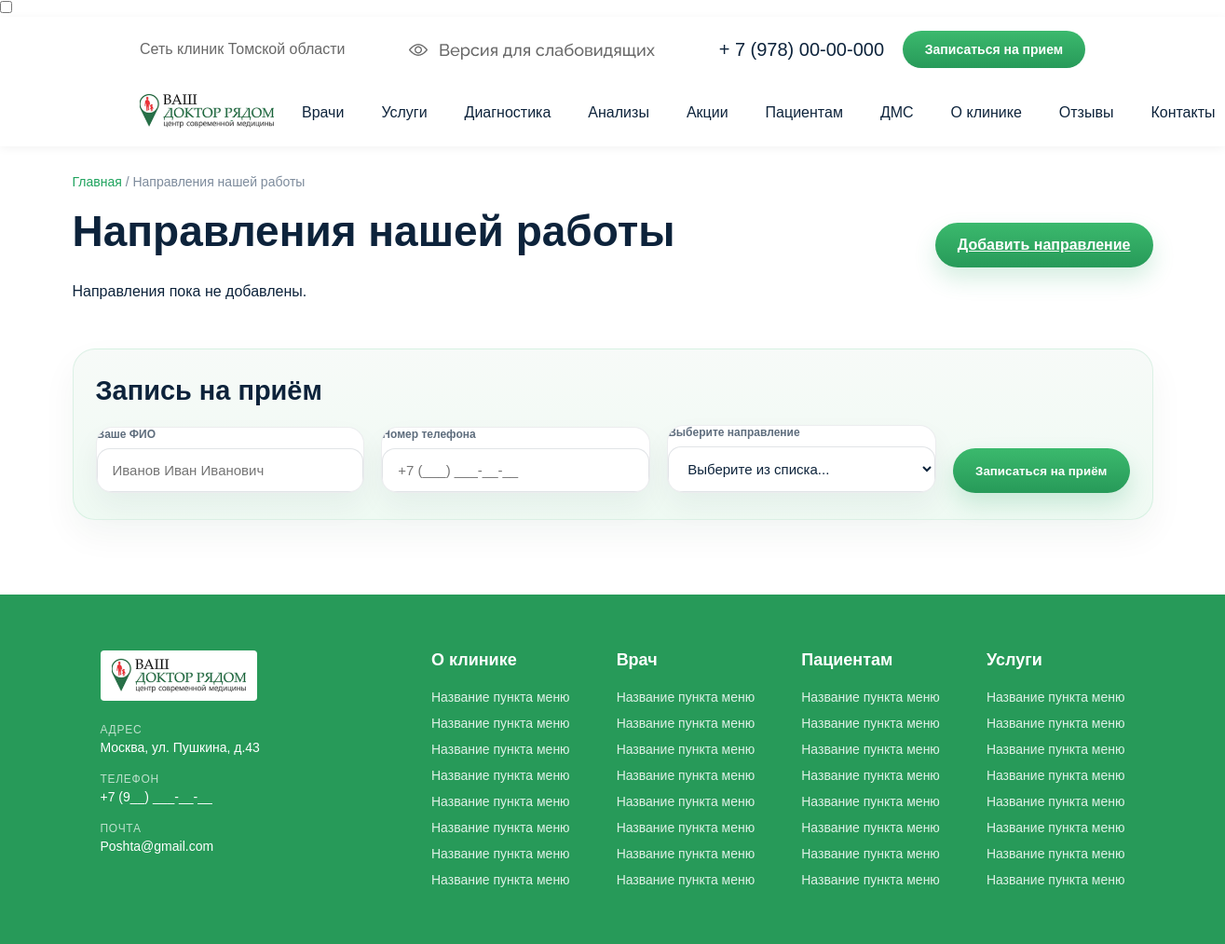
/services/, run on an earlier commit of the app's database.
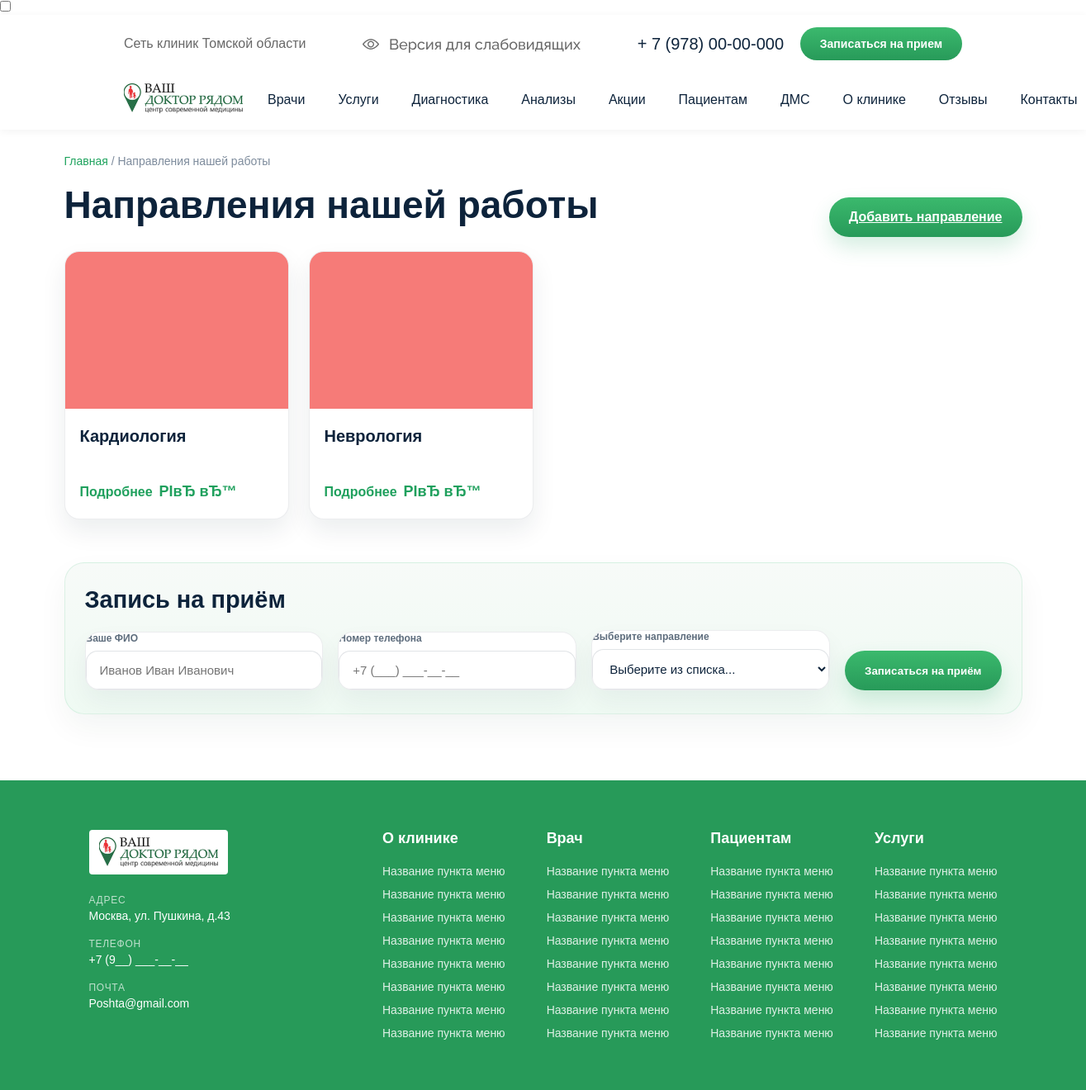
And on a later commit of the database.
### clinic/models.py (models this page shows, shortened)
class ServiceDirection(models.Model):
    title = models.CharField('Название направления', max_length=150)
    image = models.ImageField('Изображение', upload_to='services/')
    link_url = models.URLField('Ссылка/URL', max_length=200, blank=True, default='')
    class Meta:
        verbose_name = 'Направление работы'
        verbose_name_plural = 'Направления нашей работы'
        ordering = ['title']

### clinic/views.py (the view, shortened to what this page needs)
# urls.py: path('services/', ServiceDirectionListView.as_view(), name='services_list'),
class ServiceDirectionListView(ListView):
    model = ServiceDirection
    template_name = 'services.html'
    context_object_name = 'services'

### templates/services.html (shortened to what this page needs)
{% extends "base.html" %}
{% load static %}
{% block content %}
<div class="wrap">
    <div class="crumbs">
        <a href="/">Главная</a> / <span>Направления нашей работы</span>
    </div>
    <div style="display:flex;justify-content:space-between;align-items:center;gap:12px;flex-wrap:wrap;">
        <h1 class="title">Направления нашей работы</h1>
        <a href="{% url 'service_create' %}" class="btn">Добавить направление</a>
    </div>
    <div class="cards">
        {% for service in services %}
            <div class="service_card-cont">
                <div class="pic">
                    {% if service.image %}
                        <img src="{{ service.image.url }}" alt="{{ service.title }}">
                    {% else %}
                        <img src="{% static 'images/Rectangle 5 (2).png' %}" alt="{{ service.title }}">
                    {% endif %}
                </div>
                <div class="card_info">
                    <h3>{{ service.title }}</h3>
                    <a href="{% url 'direction_detail' service.id %}" class="link">Подробнее</a>
                </div>
            </div>
        {% empty %}
            <p>Направления пока не добавлены.</p>
        {% endfor %}
    </div>
    <div class="form-box">
        <h2>Запись на приём</h2>
        <form method="post" class="form">
            <div class="item">
                <label for="full_name">Ваше ФИО</label>
                <input type="text" id="full_name" name="full_name" placeholder="Иванов Иван Иванович" required>
            </div>
            <div class="item">
                <label for="phone">Номер телефона</label>
                <input type="tel" id="phone" name="phone" placeholder="+7 (___) ___-__-__" required>
            </div>
            <div class="item">
                <label for="direction">Выберите направление</label>
                <select id="direction" name="direction" required>
                    <option value="" disabled selected>Выберите из списка...</option>
                </select>
            </div>
            <button type="submit" class="btn">Записаться на приём</button>
        </form>
    </div>
</div>
{% endblock %}

What changed in the data, as far as the page shows it:
added ServiceDirection: image (picture), title "Кардиология"
added ServiceDirection: image (picture), title "Неврология"
Also different on the page:
text no longer shown: "Направления пока не добавлены."
